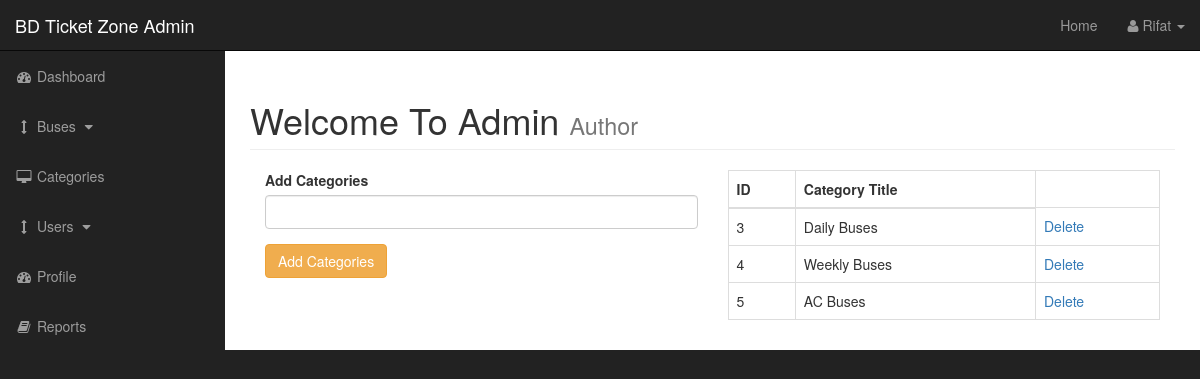
Screenshot of /admin/categories.php (signed in) with the database file from the repository.
### tables this page shows
CREATE TABLE `categories` (
  `cat_id` int(3) NOT NULL,
  `cat_title` varchar(255) NOT NULL
);

### admin/categories.php (the view, shortened to what this page needs)
<?php include"includes/admin_header.php"; ?>
    <div id="wrapper">
        <?php include"includes/admin_navigation.php"; ?>
        <div id="page-wrapper">
            <div class="container-fluid">
                <div class="row">
                    <div class="col-lg-12">
                        <h1 class="page-header">
                            Welcome To Admin
                            <small>Author</small>
                        </h1>
                        <div class="col-xs-6">
                            <form action="" method="post">
                                <div class="form-group">
                                    <label for="cat_tite">Add Categories</label>
                                    <input class="form-control" type="text" name="cat_title">
                                </div>
                                <div class="form-group">
                                    <input class="btn btn-warning" type="submit" name="submit" value="Add Categories">
                                </div>
                            </form>
                        </div>
                        <div class="col-xs-6">
                            <?php
                            $query = "SELECT *  FROM  categories";
                            $select_categories = mysqli_query($connection,$query);
                            ?>
                            <table class="table table-bordered table-hover">
                                <thead>
                                    <tr>
                                        <th>ID</th>
                                        <th>Category Title</th>
                                    </tr>
                                </thead>
                                <tbody>
                                    <?php
                                        while($row = mysqli_fetch_assoc($select_categories)) {
                                        $cat_id = $row['cat_id'];
                                        $cat_title = $row['cat_title'];
                                        echo "<tr>";
                                        echo "<td> {$cat_id} </td>";
                                        echo "<td> {$cat_title} </td>";
                                        echo "<td><a href='categories.php?delete=$cat_id'>Delete</a></td>";
                                        echo "</tr>";
                                    }
                                    ?>
                                </tbody>
                            </table>
                        </div>
                    </div>
                </div>
            </div>
        </div>
<?php include"includes/admin_footer.php"; ?>

### admin/css/sb-admin.css (style rules this page uses)
body { margin-top: 100px; background-color: #222; }
@media (min-width:768px) { body { margin-top: 50px; } }
#wrapper { padding-left: 0; }
#page-wrapper { width: 100%; padding: 0; background-color: #fff; }
@media (min-width:768px) { #wrapper { padding-left: 225px; } }
@media (min-width:768px) { #page-wrapper { padding: 10px; } }

### rows the page displays
categories: cat_id "3", cat_title "Daily Buses"
categories: cat_id "4", cat_title "Weekly Buses"
categories: cat_id "5", cat_title "AC Buses"

### other values shown
$_SESSION['s_username'] "Rifat"
